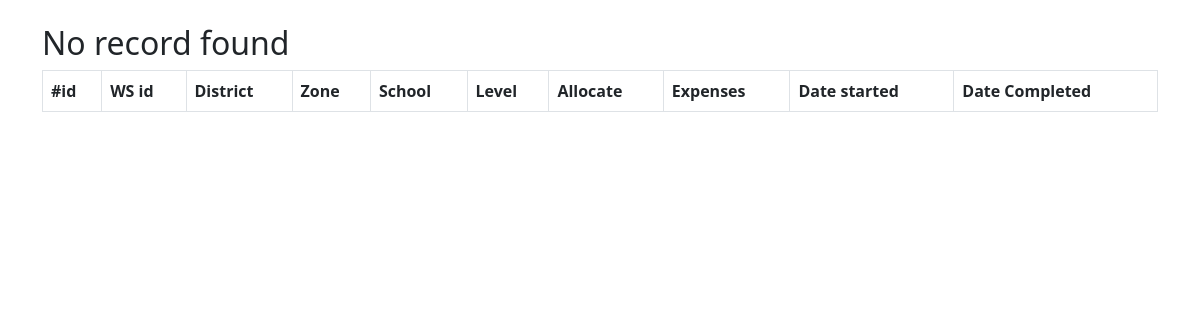
The app's page /on_going_ws.php (signed in), older data.
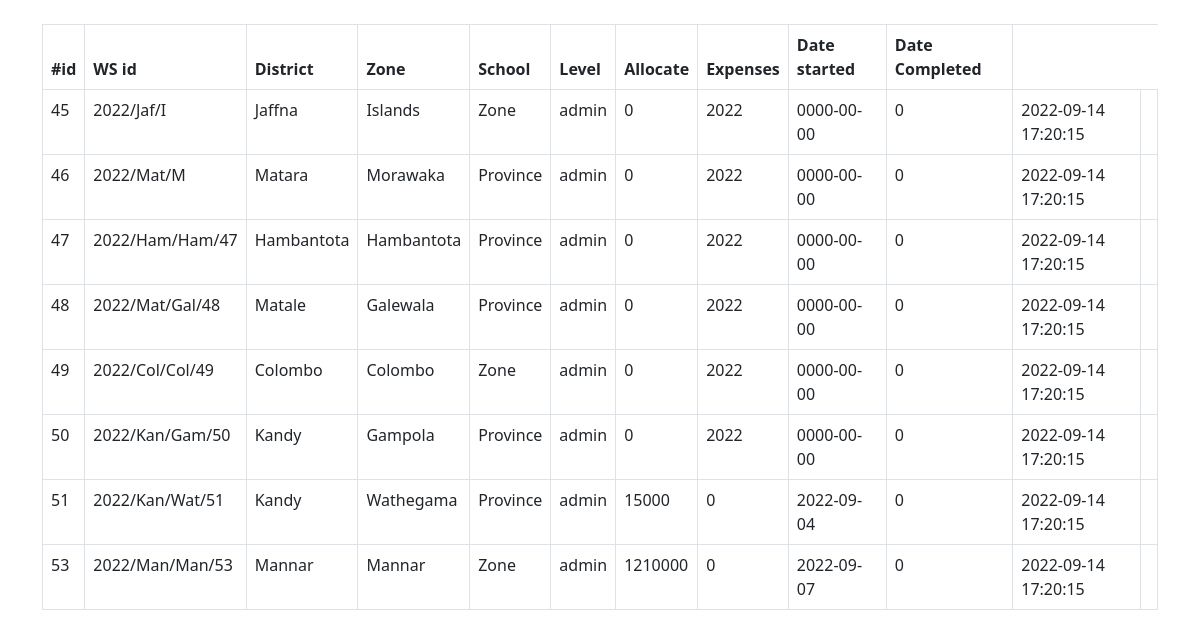
The same page, newer data.
### tables this page shows
CREATE TABLE `workshop` (
  `id` int(11) NOT NULL,
  `ws_id` varchar(16) NOT NULL,
  `district` varchar(16) NOT NULL,
  `zone` varchar(16) NOT NULL,
  `level` varchar(16) NOT NULL,
  `coordinator` varchar(10) NOT NULL,
  `allocate` float NOT NULL,
  `expense` float NOT NULL,
  `date` date NOT NULL,
  `state` tinyint(1) NOT NULL DEFAULT 0,
  `log` timestamp NOT NULL DEFAULT current_timestamp() ON UPDATE current_timestamp()
);

### allFun.php (the view, shortened to what this page needs)
<?php
include("conn.php");
function loadTable($sq)
{
    global $conn;
    $res = $conn->query($sq);
    if (!$res->num_rows > 0) {
        echo "<h2>No record found</h2>";
    } else {
        $opt = mysqli_fetch_all($res, MYSQLI_ASSOC);
        foreach ($opt as $option) {
            $ak = array_keys($option);
            echo "<tr> ";
            foreach ($ak as $key) {
                echo   "<td>$option[$key] </td>";
            }
            echo "</tr>";
        }
    }
}

Row changes from the older to the newer data that the page shows:
added workshop: id "45", ws "2022/Jaf/I", district "Jaffna", zone "Islands", level "Zone", coordinator "admin", allocate "0", expense "2022", date "0000-00-00", state "0", log "2022-09-14 17:20:15"
added workshop: id "46", ws "2022/Mat/M", district "Matara", zone "Morawaka", level "Province", coordinator "admin", allocate "0", expense "2022", date "0000-00-00", state "0", log "2022-09-14 17:20:15"
added workshop: id "47", ws "2022/Ham/Ham/47", district "Hambantota", zone "Hambantota", level "Province", coordinator "admin", allocate "0", expense "2022", date "0000-00-00", state "0", log "2022-09-14 17:20:15"
added workshop: id "48", ws "2022/Mat/Gal/48", district "Matale", zone "Galewala", level "Province", coordinator "admin", allocate "0", expense "2022", date "0000-00-00", state "0", log "2022-09-14 17:20:15"
added workshop: id "49", ws "2022/Col/Col/49", district "Colombo", zone "Colombo", level "Zone", coordinator "admin", allocate "0", expense "2022", date "0000-00-00", state "0", log "2022-09-14 17:20:15"
added workshop: id "50", ws "2022/Kan/Gam/50", district "Kandy", zone "Gampola", level "Province", coordinator "admin", allocate "0", expense "2022", date "0000-00-00", state "0", log "2022-09-14 17:20:15"
added workshop: id "51", ws "2022/Kan/Wat/51", district "Kandy", zone "Wathegama", level "Province", coordinator "admin", allocate "15000", expense "0", date "2022-09-04", state "0", log "2022-09-14 17:20:15"
added workshop: id "53", ws "2022/Man/Man/53", district "Mannar", zone "Mannar", level "Zone", coordinator "admin", allocate "1210000", expense "0", date "2022-09-07", state "0", log "2022-09-14 17:20:15"
Text that changed along with them:
text no longer shown: "No record found"
